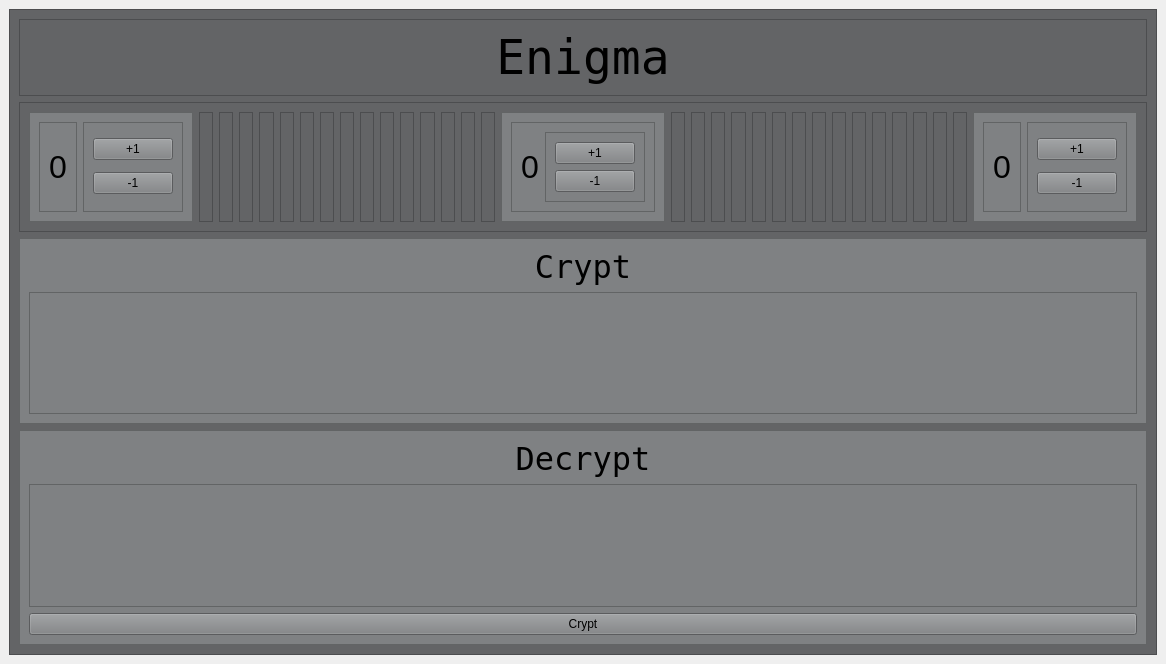
<?xml version="1.0" encoding="UTF-8"?>
<ui version="4.0">
 <class>MainWindow</class>
 <widget class="QMainWindow" name="MainWindow">
  <property name="geometry">
   <rect>
    <x>0</x>
    <y>0</y>
    <width>1166</width>
    <height>664</height>
   </rect>
  </property>
  <property name="windowTitle">
   <string>MainWindow</string>
  </property>
  <widget class="QWidget" name="centralwidget">
   <layout class="QHBoxLayout" name="horizontalLayout">
    <item>
     <widget class="QFrame" name="frame">
      <property name="styleSheet">
       <string notr="true">background-color: rgb(99, 100, 102);</string>
      </property>
      <property name="frameShape">
       <enum>QFrame::StyledPanel</enum>
      </property>
      <property name="frameShadow">
       <enum>QFrame::Raised</enum>
      </property>
      <layout class="QVBoxLayout" name="verticalLayout">
       <item>
        <widget class="QFrame" name="frame_36">
         <property name="frameShape">
          <enum>QFrame::StyledPanel</enum>
         </property>
         <property name="frameShadow">
          <enum>QFrame::Raised</enum>
         </property>
         <layout class="QVBoxLayout" name="verticalLayout_7">
          <item>
           <widget class="QLabel" name="Title">
            <property name="font">
             <font>
              <family>NSimSun</family>
              <pointsize>36</pointsize>
             </font>
            </property>
            <property name="styleSheet">
             <string notr="true"/>
            </property>
            <property name="text">
             <string>Enigma</string>
            </property>
            <property name="textFormat">
             <enum>Qt::AutoText</enum>
            </property>
            <property name="scaledContents">
             <bool>false</bool>
            </property>
            <property name="alignment">
             <set>Qt::AlignCenter</set>
            </property>
            <property name="wordWrap">
             <bool>false</bool>
            </property>
           </widget>
          </item>
         </layout>
        </widget>
       </item>
       <item>
        <widget class="QFrame" name="frame_2">
         <property name="frameShape">
          <enum>QFrame::StyledPanel</enum>
         </property>
         <property name="frameShadow">
          <enum>QFrame::Raised</enum>
         </property>
         <layout class="QHBoxLayout" name="horizontalLayout_2">
          <item>
           <widget class="QFrame" name="frame_4">
            <property name="styleSheet">
             <string notr="true">background-color: rgb(127, 129, 131);</string>
            </property>
            <property name="frameShape">
             <enum>QFrame::StyledPanel</enum>
            </property>
            <property name="frameShadow">
             <enum>QFrame::Raised</enum>
            </property>
            <layout class="QHBoxLayout" name="horizontalLayout_3">
             <item>
              <widget class="QFrame" name="frame_40">
               <property name="frameShape">
                <enum>QFrame::StyledPanel</enum>
               </property>
               <property name="frameShadow">
                <enum>QFrame::Raised</enum>
               </property>
               <layout class="QVBoxLayout" name="verticalLayout_8">
                <item>
                 <widget class="QLabel" name="RotorLabel1">
                  <property name="font">
                   <font>
                    <pointsize>24</pointsize>
                   </font>
                  </property>
                  <property name="text">
                   <string>0</string>
                  </property>
                  <property name="alignment">
                   <set>Qt::AlignCenter</set>
                  </property>
                 </widget>
                </item>
               </layout>
              </widget>
             </item>
             <item>
              <widget class="QFrame" name="frame_39">
               <property name="frameShape">
                <enum>QFrame::StyledPanel</enum>
               </property>
               <property name="frameShadow">
                <enum>QFrame::Raised</enum>
               </property>
               <layout class="QVBoxLayout" name="verticalLayout_2">
                <item>
                 <widget class="QPushButton" name="AdiBtn1">
                  <property name="text">
                   <string>+1</string>
                  </property>
                 </widget>
                </item>
                <item>
                 <widget class="QPushButton" name="TiraBtn1">
                  <property name="text">
                   <string>-1</string>
                  </property>
                 </widget>
                </item>
               </layout>
              </widget>
             </item>
            </layout>
           </widget>
          </item>
          <item>
           <widget class="QFrame" name="frame_6">
            <property name="frameShape">
             <enum>QFrame::StyledPanel</enum>
            </property>
            <property name="frameShadow">
             <enum>QFrame::Raised</enum>
            </property>
           </widget>
          </item>
          <item>
           <widget class="QFrame" name="frame_7">
            <property name="frameShape">
             <enum>QFrame::StyledPanel</enum>
            </property>
            <property name="frameShadow">
             <enum>QFrame::Raised</enum>
            </property>
           </widget>
          </item>
          <item>
           <widget class="QFrame" name="frame_8">
            <property name="frameShape">
             <enum>QFrame::StyledPanel</enum>
            </property>
            <property name="frameShadow">
             <enum>QFrame::Raised</enum>
            </property>
           </widget>
          </item>
          <item>
           <widget class="QFrame" name="frame_9">
            <property name="frameShape">
             <enum>QFrame::StyledPanel</enum>
            </property>
            <property name="frameShadow">
             <enum>QFrame::Raised</enum>
            </property>
           </widget>
          </item>
          <item>
           <widget class="QFrame" name="frame_32">
            <property name="frameShape">
             <enum>QFrame::StyledPanel</enum>
            </property>
            <property name="frameShadow">
             <enum>QFrame::Raised</enum>
            </property>
           </widget>
          </item>
          <item>
           <widget class="QFrame" name="frame_31">
            <property name="frameShape">
             <enum>QFrame::StyledPanel</enum>
            </property>
            <property name="frameShadow">
             <enum>QFrame::Raised</enum>
            </property>
           </widget>
          </item>
          <item>
           <widget class="QFrame" name="frame_34">
            <property name="frameShape">
             <enum>QFrame::StyledPanel</enum>
            </property>
            <property name="frameShadow">
             <enum>QFrame::Raised</enum>
            </property>
           </widget>
          </item>
          <item>
           <widget class="QFrame" name="frame_35">
            <property name="frameShape">
             <enum>QFrame::StyledPanel</enum>
            </property>
            <property name="frameShadow">
             <enum>QFrame::Raised</enum>
            </property>
           </widget>
          </item>
          <item>
           <widget class="QFrame" name="frame_33">
            <property name="frameShape">
             <enum>QFrame::StyledPanel</enum>
            </property>
            <property name="frameShadow">
             <enum>QFrame::Raised</enum>
            </property>
           </widget>
          </item>
          <item>
           <widget class="QFrame" name="frame_30">
            <property name="frameShape">
             <enum>QFrame::StyledPanel</enum>
            </property>
            <property name="frameShadow">
             <enum>QFrame::Raised</enum>
            </property>
           </widget>
          </item>
          <item>
           <widget class="QFrame" name="frame_10">
            <property name="frameShape">
             <enum>QFrame::StyledPanel</enum>
            </property>
            <property name="frameShadow">
             <enum>QFrame::Raised</enum>
            </property>
           </widget>
          </item>
          <item>
           <widget class="QFrame" name="frame_29">
            <property name="frameShape">
             <enum>QFrame::StyledPanel</enum>
            </property>
            <property name="frameShadow">
             <enum>QFrame::Raised</enum>
            </property>
           </widget>
          </item>
          <item>
           <widget class="QFrame" name="frame_11">
            <property name="frameShape">
             <enum>QFrame::StyledPanel</enum>
            </property>
            <property name="frameShadow">
             <enum>QFrame::Raised</enum>
            </property>
           </widget>
          </item>
          <item>
           <widget class="QFrame" name="frame_12">
            <property name="frameShape">
             <enum>QFrame::StyledPanel</enum>
            </property>
            <property name="frameShadow">
             <enum>QFrame::Raised</enum>
            </property>
           </widget>
          </item>
          <item>
           <widget class="QFrame" name="frame_28">
            <property name="frameShape">
             <enum>QFrame::StyledPanel</enum>
            </property>
            <property name="frameShadow">
             <enum>QFrame::Raised</enum>
            </property>
           </widget>
          </item>
          <item>
           <widget class="QFrame" name="frame_37">
            <property name="styleSheet">
             <string notr="true">background-color: rgb(127, 129, 131);</string>
            </property>
            <property name="frameShape">
             <enum>QFrame::StyledPanel</enum>
            </property>
            <property name="frameShadow">
             <enum>QFrame::Raised</enum>
            </property>
            <layout class="QVBoxLayout" name="verticalLayout_3">
             <item>
              <widget class="QFrame" name="frame_41">
               <property name="frameShape">
                <enum>QFrame::StyledPanel</enum>
               </property>
               <property name="frameShadow">
                <enum>QFrame::Raised</enum>
               </property>
               <layout class="QHBoxLayout" name="horizontalLayout_4">
                <item>
                 <widget class="QLabel" name="RotorLabel2">
                  <property name="font">
                   <font>
                    <pointsize>24</pointsize>
                   </font>
                  </property>
                  <property name="text">
                   <string>0</string>
                  </property>
                 </widget>
                </item>
                <item>
                 <widget class="QFrame" name="frame_42">
                  <property name="frameShape">
                   <enum>QFrame::StyledPanel</enum>
                  </property>
                  <property name="frameShadow">
                   <enum>QFrame::Raised</enum>
                  </property>
                  <layout class="QVBoxLayout" name="verticalLayout_9">
                   <item>
                    <widget class="QPushButton" name="AdiBtn2">
                     <property name="text">
                      <string>+1</string>
                     </property>
                    </widget>
                   </item>
                   <item>
                    <widget class="QPushButton" name="TiraBtn2">
                     <property name="text">
                      <string>-1</string>
                     </property>
                    </widget>
                   </item>
                  </layout>
                 </widget>
                </item>
               </layout>
              </widget>
             </item>
            </layout>
           </widget>
          </item>
          <item>
           <widget class="QFrame" name="frame_14">
            <property name="frameShape">
             <enum>QFrame::StyledPanel</enum>
            </property>
            <property name="frameShadow">
             <enum>QFrame::Raised</enum>
            </property>
           </widget>
          </item>
          <item>
           <widget class="QFrame" name="frame_16">
            <property name="frameShape">
             <enum>QFrame::StyledPanel</enum>
            </property>
            <property name="frameShadow">
             <enum>QFrame::Raised</enum>
            </property>
           </widget>
          </item>
          <item>
           <widget class="QFrame" name="frame_21">
            <property name="frameShape">
             <enum>QFrame::StyledPanel</enum>
            </property>
            <property name="frameShadow">
             <enum>QFrame::Raised</enum>
            </property>
           </widget>
          </item>
          <item>
           <widget class="QFrame" name="frame_26">
            <property name="frameShape">
             <enum>QFrame::StyledPanel</enum>
            </property>
            <property name="frameShadow">
             <enum>QFrame::Raised</enum>
            </property>
           </widget>
          </item>
          <item>
           <widget class="QFrame" name="frame_17">
            <property name="frameShape">
             <enum>QFrame::StyledPanel</enum>
            </property>
            <property name="frameShadow">
             <enum>QFrame::Raised</enum>
            </property>
           </widget>
          </item>
          <item>
           <widget class="QFrame" name="frame_15">
            <property name="frameShape">
             <enum>QFrame::StyledPanel</enum>
            </property>
            <property name="frameShadow">
             <enum>QFrame::Raised</enum>
            </property>
           </widget>
          </item>
          <item>
           <widget class="QFrame" name="frame_22">
            <property name="frameShape">
             <enum>QFrame::StyledPanel</enum>
            </property>
            <property name="frameShadow">
             <enum>QFrame::Raised</enum>
            </property>
           </widget>
          </item>
          <item>
           <widget class="QFrame" name="frame_24">
            <property name="frameShape">
             <enum>QFrame::StyledPanel</enum>
            </property>
            <property name="frameShadow">
             <enum>QFrame::Raised</enum>
            </property>
           </widget>
          </item>
          <item>
           <widget class="QFrame" name="frame_25">
            <property name="frameShape">
             <enum>QFrame::StyledPanel</enum>
            </property>
            <property name="frameShadow">
             <enum>QFrame::Raised</enum>
            </property>
           </widget>
          </item>
          <item>
           <widget class="QFrame" name="frame_20">
            <property name="frameShape">
             <enum>QFrame::StyledPanel</enum>
            </property>
            <property name="frameShadow">
             <enum>QFrame::Raised</enum>
            </property>
           </widget>
          </item>
          <item>
           <widget class="QFrame" name="frame_27">
            <property name="frameShape">
             <enum>QFrame::StyledPanel</enum>
            </property>
            <property name="frameShadow">
             <enum>QFrame::Raised</enum>
            </property>
           </widget>
          </item>
          <item>
           <widget class="QFrame" name="frame_23">
            <property name="frameShape">
             <enum>QFrame::StyledPanel</enum>
            </property>
            <property name="frameShadow">
             <enum>QFrame::Raised</enum>
            </property>
           </widget>
          </item>
          <item>
           <widget class="QFrame" name="frame_19">
            <property name="frameShape">
             <enum>QFrame::StyledPanel</enum>
            </property>
            <property name="frameShadow">
             <enum>QFrame::Raised</enum>
            </property>
           </widget>
          </item>
          <item>
           <widget class="QFrame" name="frame_13">
            <property name="frameShape">
             <enum>QFrame::StyledPanel</enum>
            </property>
            <property name="frameShadow">
             <enum>QFrame::Raised</enum>
            </property>
           </widget>
          </item>
          <item>
           <widget class="QFrame" name="frame_18">
            <property name="frameShape">
             <enum>QFrame::StyledPanel</enum>
            </property>
            <property name="frameShadow">
             <enum>QFrame::Raised</enum>
            </property>
           </widget>
          </item>
          <item>
           <widget class="QFrame" name="frame_5">
            <property name="styleSheet">
             <string notr="true">background-color: rgb(127, 129, 131);</string>
            </property>
            <property name="frameShape">
             <enum>QFrame::StyledPanel</enum>
            </property>
            <property name="frameShadow">
             <enum>QFrame::Raised</enum>
            </property>
            <layout class="QHBoxLayout" name="horizontalLayout_5">
             <item>
              <widget class="QFrame" name="frame_43">
               <property name="frameShape">
                <enum>QFrame::StyledPanel</enum>
               </property>
               <property name="frameShadow">
                <enum>QFrame::Raised</enum>
               </property>
               <layout class="QVBoxLayout" name="verticalLayout_10">
                <item>
                 <widget class="QLabel" name="RotorLabel3">
                  <property name="font">
                   <font>
                    <pointsize>24</pointsize>
                   </font>
                  </property>
                  <property name="text">
                   <string>0</string>
                  </property>
                  <property name="alignment">
                   <set>Qt::AlignCenter</set>
                  </property>
                 </widget>
                </item>
               </layout>
              </widget>
             </item>
             <item>
              <widget class="QFrame" name="frame_44">
               <property name="frameShape">
                <enum>QFrame::StyledPanel</enum>
               </property>
               <property name="frameShadow">
                <enum>QFrame::Raised</enum>
               </property>
               <layout class="QVBoxLayout" name="verticalLayout_4">
                <item>
                 <widget class="QPushButton" name="AdiBtn3">
                  <property name="text">
                   <string>+1</string>
                  </property>
                 </widget>
                </item>
                <item>
                 <widget class="QPushButton" name="TiraBtn3">
                  <property name="text">
                   <string>-1</string>
                  </property>
                 </widget>
                </item>
               </layout>
              </widget>
             </item>
            </layout>
           </widget>
          </item>
         </layout>
        </widget>
       </item>
       <item>
        <widget class="QFrame" name="frame_3">
         <property name="styleSheet">
          <string notr="true">background-color: rgb(127, 129, 131);</string>
         </property>
         <property name="frameShape">
          <enum>QFrame::StyledPanel</enum>
         </property>
         <property name="frameShadow">
          <enum>QFrame::Raised</enum>
         </property>
         <layout class="QVBoxLayout" name="verticalLayout_5">
          <item>
           <widget class="QLabel" name="EntradaTexto">
            <property name="font">
             <font>
              <family>NSimSun</family>
              <pointsize>24</pointsize>
             </font>
            </property>
            <property name="styleSheet">
             <string notr="true">background-color: rgb(127, 129, 131);</string>
            </property>
            <property name="text">
             <string>Crypt</string>
            </property>
            <property name="alignment">
             <set>Qt::AlignCenter</set>
            </property>
           </widget>
          </item>
          <item>
           <widget class="QTextEdit" name="CryptLine">
            <property name="font">
             <font>
              <pointsize>26</pointsize>
              <weight>50</weight>
              <bold>false</bold>
             </font>
            </property>
           </widget>
          </item>
         </layout>
        </widget>
       </item>
       <item>
        <widget class="QFrame" name="frame_38">
         <property name="styleSheet">
          <string notr="true">background-color: rgb(127, 129, 131);</string>
         </property>
         <property name="frameShape">
          <enum>QFrame::StyledPanel</enum>
         </property>
         <property name="frameShadow">
          <enum>QFrame::Raised</enum>
         </property>
         <layout class="QVBoxLayout" name="verticalLayout_6">
          <item>
           <widget class="QLabel" name="SaidaTexto">
            <property name="font">
             <font>
              <family>NSimSun</family>
              <pointsize>24</pointsize>
             </font>
            </property>
            <property name="text">
             <string>Decrypt</string>
            </property>
            <property name="alignment">
             <set>Qt::AlignCenter</set>
            </property>
           </widget>
          </item>
          <item>
           <widget class="QTextEdit" name="DecryptLine">
            <property name="font">
             <font>
              <pointsize>26</pointsize>
              <weight>75</weight>
              <bold>true</bold>
             </font>
            </property>
            <property name="readOnly">
             <bool>true</bool>
            </property>
           </widget>
          </item>
          <item>
           <widget class="QPushButton" name="CryptBtn">
            <property name="text">
             <string>Crypt</string>
            </property>
           </widget>
          </item>
         </layout>
        </widget>
       </item>
      </layout>
     </widget>
    </item>
   </layout>
  </widget>
 </widget>
 <resources/>
 <connections/>
</ui>
